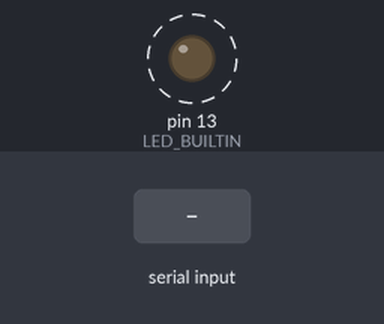
Recording of a sketch running on a simulated Arduino Uno, built with avr-gcc and run on an emulated ATmega328P. Parts: output pins drawn as LEDs (lit = HIGH). Dashed ring = blinking. Inputs (shaded band) come from the test bench. What the sketch prints to the serial monitor is not drawn.

Above: at 4.75 s.
4.8 s: byte 85 (PREAMBLE) received over Serial
Timing chart, 0 to 17.8 s (numbered marks = the images above; inputs shaded):
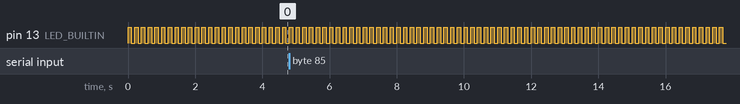

The sketch:

DEA801_Comm_Protocol.ino
```cpp
/*
UART Protocol
Author: Eduardo H. Couto
Date: June/2026
 */

#define DRAIN_TYPE_BIT_FIELD 					  (0x0U)
#define CIRC_TYPE_BIT_FIELD 					  (0x2U)
#define DIVERTER_TYPE_BIT_FIELD 				(0x5U)

#define DIVERTER_3WAY_BITMASK   				(0x0U)

#define CIRC_W20007335_BITMASK   				(0x0U)
#define CIRC_W11715301_BITMASK   				(0x1U)
#define CIRC_W20016965_BITMASK 	  			(0x2U)
#define CIRC_W11652801_BITMASK 	  			(0x3U)

#define DRAIN_W11402566_BITMASK					(0x0U)
#define DRAIN_W11186148_BITMASK					(0x1U)
#define DRAIN_W11377410_BITMASK					(0x2U)

 const uint8_t crcTable[] = {
 0x00, 0x07, 0x0e, 0x09, 0x1c, 0x1b, 0x12, 0x15, 0x38, 0x3f, 0x36, 0x31,
 0x24, 0x23, 0x2a, 0x2d, 0x70, 0x77, 0x7e, 0x79, 0x6c, 0x6b, 0x62, 0x65,
 0x48, 0x4f, 0x46, 0x41, 0x54, 0x53, 0x5a, 0x5d, 0xe0, 0xe7, 0xee, 0xe9,
 0xfc, 0xfb, 0xf2, 0xf5, 0xd8, 0xdf, 0xd6, 0xd1, 0xc4, 0xc3, 0xca, 0xcd,
 0x90, 0x97, 0x9e, 0x99, 0x8c, 0x8b, 0x82, 0x85, 0xa8, 0xaf, 0xa6, 0xa1,
 0xb4, 0xb3, 0xba, 0xbd, 0xc7, 0xc0, 0xc9, 0xce, 0xdb, 0xdc, 0xd5, 0xd2,
 0xff, 0xf8, 0xf1, 0xf6, 0xe3, 0xe4, 0xed, 0xea, 0xb7, 0xb0, 0xb9, 0xbe,
 0xab, 0xac, 0xa5, 0xa2, 0x8f, 0x88, 0x81, 0x86, 0x93, 0x94, 0x9d, 0x9a,
 0x27, 0x20, 0x29, 0x2e, 0x3b, 0x3c, 0x35, 0x32, 0x1f, 0x18, 0x11, 0x16,
 0x03, 0x04, 0x0d, 0x0a, 0x57, 0x50, 0x59, 0x5e, 0x4b, 0x4c, 0x45, 0x42,
 0x6f, 0x68, 0x61, 0x66, 0x73, 0x74, 0x7d, 0x7a, 0x89, 0x8e, 0x87, 0x80,
 0x95, 0x92, 0x9b, 0x9c, 0xb1, 0xb6, 0xbf, 0xb8, 0xad, 0xaa, 0xa3, 0xa4,
 0xf9, 0xfe, 0xf7, 0xf0, 0xe5, 0xe2, 0xeb, 0xec, 0xc1, 0xc6, 0xcf, 0xc8,
 0xdd, 0xda, 0xd3, 0xd4, 0x69, 0x6e, 0x67, 0x60, 0x75, 0x72, 0x7b, 0x7c,
 0x51, 0x56, 0x5f, 0x58, 0x4d, 0x4a, 0x43, 0x44, 0x19, 0x1e, 0x17, 0x10,
 0x05, 0x02, 0x0b, 0x0c, 0x21, 0x26, 0x2f, 0x28, 0x3d, 0x3a, 0x33, 0x34,
 0x4e, 0x49, 0x40, 0x47, 0x52, 0x55, 0x5c, 0x5b, 0x76, 0x71, 0x78, 0x7f,
 0x6a, 0x6d, 0x64, 0x63, 0x3e, 0x39, 0x30, 0x37, 0x22, 0x25, 0x2c, 0x2b,
 0x06, 0x01, 0x08, 0x0f, 0x1a, 0x1d, 0x14, 0x13, 0xae, 0xa9, 0xa0, 0xa7,
 0xb2, 0xb5, 0xbc, 0xbb, 0x96, 0x91, 0x98, 0x9f, 0x8a, 0x8d, 0x84, 0x83,
 0xde, 0xd9, 0xd0, 0xd7, 0xc2, 0xc5, 0xcc, 0xcb, 0xe6, 0xe1, 0xe8, 0xef,
 0xfa, 0xfd, 0xf4, 0xf3
};


/* ##################################################
#################### Defines ######################
#####################################################*/
#define TX_SIZE 12
#define RX_SIZE 23
#define PREAMBLE  0x55U
#define SYSTICK_MS    100  //ms
#define SET_BIT(x)    (1 << x)
#define TX_LENGHT     (TX_SIZE-1)*sizeof(uint8_t)
#define RX_LENGHT     (RX_SIZE-1)*sizeof(uint8_t)

/* ##################################################
#################### Variables ######################
#####################################################*/
volatile bool led_status = false;
uint16_t wash_speed;
uint16_t drain_speed;
uint8_t selectComponent;
uint16_t Time_Cnt;
uint16_t Time_Sec;
uint16_t Time_Min;

//Comm Vars
volatile bool sendFlag = false;
uint8_t txBuffer[TX_SIZE];
uint8_t rxBuffer[RX_SIZE];
uint8_t indexRx;
uint8_t rsvByte1;
bool frameReady;


bool Enable_TX;

uint8_t crc;

/* ##################################################
################### Prototypes ######################
#####################################################*/
static uint16_t check_prescaler(void);
static uint8_t appCalcCRC(const uint8_t *data, uint8_t length);
static void buildTXPackage(void);
static void timeProcessing(void);
static void RXFrameBuilder(void);
static bool validateFrame(void);


/* ##################################################
################### INIT ######################
#####################################################*/
void setup()
{
  uint16_t psc;

  Enable_TX = true;
  indexRx = 0;
  frameReady = false;

  //Data to be transmitted...
  wash_speed = 0;
  drain_speed = 0;
  selectComponent &= 0x00;
	selectComponent |= DRAIN_W11377410_BITMASK << DRAIN_TYPE_BIT_FIELD;
	selectComponent |= CIRC_W11652801_BITMASK  << CIRC_TYPE_BIT_FIELD;
	selectComponent |= DIVERTER_3WAY_BITMASK   << DIVERTER_TYPE_BIT_FIELD;

  //Time Processing Init
  Time_Cnt = 0;
  Time_Min = 0;
  Time_Sec = 0;
  crc = 0x00;

  //Peripheral Config.
  cli(); // disable interruptions
  Serial.begin(9600);

  // Config Timer1 (CTC mode)
  TCCR1A = 0;
  TCCR1B = 0;

  TCCR1B |= SET_BIT(WGM12); // CTC mode

  // Prescaler 1024
  TCCR1B |= SET_BIT(CS12) | SET_BIT(CS10);

  psc = check_prescaler();

  //Sanity for prescaler before computing the OCR1A
  if(!psc)
  {
    TCCR1B &= 0x00;
    TCCR1B |= SET_BIT(CS12) | SET_BIT(CS10);
    psc = 1024;
  }

  OCR1A = (uint16_t)(((F_CPU / psc) * SYSTICK_MS) / (1000));

  // Enable interruption
  TIMSK1 |= SET_BIT(OCIE1A);

  sei(); // Enable interruptions

  // Enable Built-in LED
  pinMode(LED_BUILTIN, OUTPUT);
}


/* ##################################################
################### LOOP ######################
#####################################################*/
void loop()
{
  // RX Receiving Monitor
  RXFrameBuilder();

  // Process RX Data Frame
  if (frameReady)
  {
    frameReady = false;

   uint32_t fault_mcu =
    ((uint32_t)rxBuffer[4] << 24) |
    ((uint32_t)rxBuffer[3] << 16) |
    ((uint32_t)rxBuffer[2] << 8)  |
    ((uint32_t)rxBuffer[1]);

    if(fault_mcu & 0x01000000U)
    {
      rsvByte1 =  1U;
    }
    else
    {
      rsvByte1 = rxBuffer[21]; //idxAcu
    }

    Enable_TX = (bool)rxBuffer[5]; //Controlling TX from external uC.
  }


  // TX Sending Monitor (every systick interruption)
  if (sendFlag)
  {
    sendFlag = false;

    // build TX Data bytes
    buildTXPackage();

    if(Enable_TX == true)
    {
      // Send it!
      Serial.write(txBuffer, TX_SIZE);
    }
  }

  // Time Processing
  timeProcessing();

  // Update LED Outputs
  if(led_status == true)
  {
    digitalWrite(LED_BUILTIN, HIGH);  // change state of the LED by setting the pin to the HIGH voltage level
  }
  else
  {
    digitalWrite(LED_BUILTIN, LOW);  // change state of the LED by setting the pin to the HIGH voltage level
  }
}


/* ##################################################
  ################ Aux. Functions ###################
#####################################################*/

/* ##################################################
     ################### ISR ######################
#####################################################*/
ISR(TIMER1_COMPA_vect)
{
  //Activate Communication.
  sendFlag = true;

  //Manage LED Status...
  led_status = !led_status;

  //Increase Time
  Time_Cnt++;
}


/* ##################################################
  ############## TX Package Builder #################
#####################################################*/
void buildTXPackage()
{
    //Updating TX Buffer...
    txBuffer[0]  = (uint8_t)(PREAMBLE);            // Preamble (always 0x55)
    txBuffer[1]  = (uint8_t)(0x00U);               // Command Diverter
    txBuffer[2]  = (uint8_t)(0x00U);               // Pilot Valves
    txBuffer[3]  = (uint8_t)(wash_speed & 0xFF);   // Wash_Speed[0]
    txBuffer[4]  = (uint8_t)(wash_speed >> 8);     // Wash_Speed[1]
    txBuffer[5]  = (uint8_t)(drain_speed & 0xFF);  // Drain_Speed[0]
    txBuffer[6]  = (uint8_t)(drain_speed >> 8);    // Drain_Speed[1]
    txBuffer[7]  = (uint8_t)(selectComponent);     // Select Component
    txBuffer[8]  = (uint8_t)(0x00U);               // Heater Cfg
    txBuffer[9]  = (uint8_t)(rsvByte1);            // rsvbyte1
    txBuffer[10] = (uint8_t)(Time_Sec);            // rsvbyte2

    //Calc buffer CRC
    crc = appCalcCRC(txBuffer, TX_LENGHT);
    txBuffer[11] = crc;                            // CRC
}


/* ##################################################
  ############## RX Frame Builder #################
#####################################################*/
void RXFrameBuilder(void)
{
    while (Serial.available() > 0)
    {
        //Serial.println("RX Available!");
        uint8_t byteRx = Serial.read();

        // Wait for the Preamble
        if (indexRx == 0)
        {
            if (byteRx == PREAMBLE)
            {
                rxBuffer[indexRx] = byteRx;
                indexRx++;
            }
        }
        else
        {
            rxBuffer[indexRx] = byteRx;
            indexRx++;

            // Completed Frame
            if (indexRx >= RX_SIZE)
            {
                if (validateFrame())
                {
                    frameReady = true;
                }

                // Reset Index...
                indexRx = 0;
            }
        }
    }
}


bool validateFrame(void)
{
    bool response = false;
    uint8_t crc_calc = 0x00;

    // Check Preamble:
    if (rxBuffer[0] != PREAMBLE)
    {
        return(response); //Return.. Frame is corrupted
    }

    // CRC Check
    crc_calc = appCalcCRC(rxBuffer, RX_LENGHT);

    if(crc_calc == rxBuffer[RX_SIZE-1])
    {
      response = true;
    }
    else
    {
      response = false;
    }

    return (response);
}


/* ##################################################
  ################ Check Prescaler ###################
#####################################################*/
uint16_t check_prescaler(void)
{
  uint8_t cs_bits;

  // extract CS12:CS10 (bits 2:0)
  cs_bits = TCCR1B & 0x07;

  switch (cs_bits)
  {
      case 0x00: return 0;     // Timer OFF
      case 0x01: return 1;
      case 0x02: return 8;
      case 0x03: return 64;
      case 0x04: return 256;
      case 0x05: return 1024;
      default:   return 0;     // Invalid
  }
}


/* ##################################################
  ################ Time Processing ##################
#####################################################*/
void timeProcessing(void)
{
    if(Time_Cnt >= (1000U/SYSTICK_MS))
    {
        Time_Cnt = 0;
        Time_Sec++;

        if(Time_Sec >= 60)
        {
          Time_Min++;
          Time_Sec = 0;
        }

        //Serial.print("Min: ");
        //Serial.print(Time_Min);
        //Serial.print("  Secs: ");
        //Serial.println(Time_Sec);
    }
}


/* ##################################################
  ################ CRC Algorithm ###################
#####################################################*/
uint8_t appCalcCRC(const uint8_t *data, uint8_t length)
{
    crc = 0x00;

    for (uint8_t i = 0; i < length; i++)
    {
        crc = crcTable[crc ^ data[i]];
    }
    return crc;
}
```

Measured:
- by itself, pin 13 (LED_BUILTIN): alternates HIGH for 0.10 s and LOW for 0.10 s
